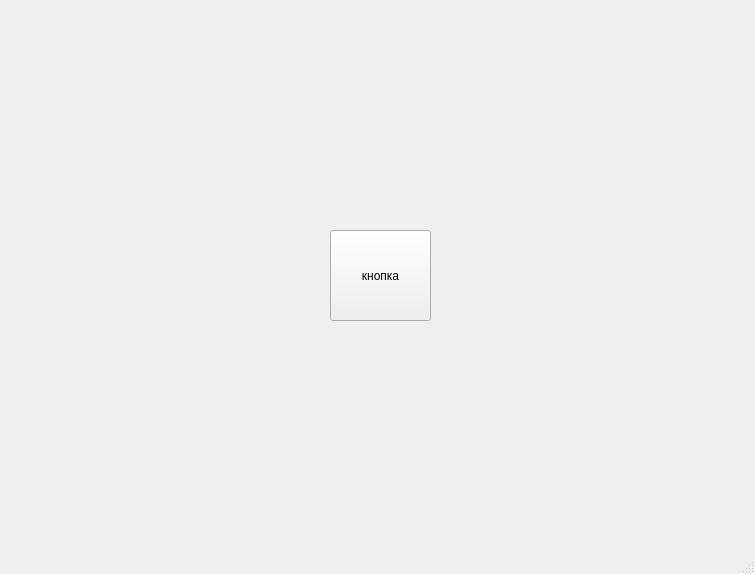
<?xml version="1.0" encoding="UTF-8"?>
<ui version="4.0">
 <class>MainWindow</class>
 <widget class="QMainWindow" name="MainWindow">
  <property name="geometry">
   <rect>
    <x>0</x>
    <y>0</y>
    <width>755</width>
    <height>574</height>
   </rect>
  </property>
  <property name="sizePolicy">
   <sizepolicy hsizetype="Fixed" vsizetype="Fixed">
    <horstretch>0</horstretch>
    <verstretch>0</verstretch>
   </sizepolicy>
  </property>
  <property name="minimumSize">
   <size>
    <width>755</width>
    <height>574</height>
   </size>
  </property>
  <property name="maximumSize">
   <size>
    <width>755</width>
    <height>574</height>
   </size>
  </property>
  <property name="windowTitle">
   <string>MainWindow</string>
  </property>
  <widget class="QWidget" name="centralwidget">
   <widget class="QPushButton" name="pushButton">
    <property name="geometry">
     <rect>
      <x>330</x>
      <y>230</y>
      <width>101</width>
      <height>91</height>
     </rect>
    </property>
    <property name="text">
     <string>кнопка</string>
    </property>
   </widget>
  </widget>
  <widget class="QMenuBar" name="menubar">
   <property name="geometry">
    <rect>
     <x>0</x>
     <y>0</y>
     <width>755</width>
     <height>21</height>
    </rect>
   </property>
  </widget>
  <widget class="QStatusBar" name="statusbar"/>
 </widget>
 <resources/>
 <connections/>
</ui>
